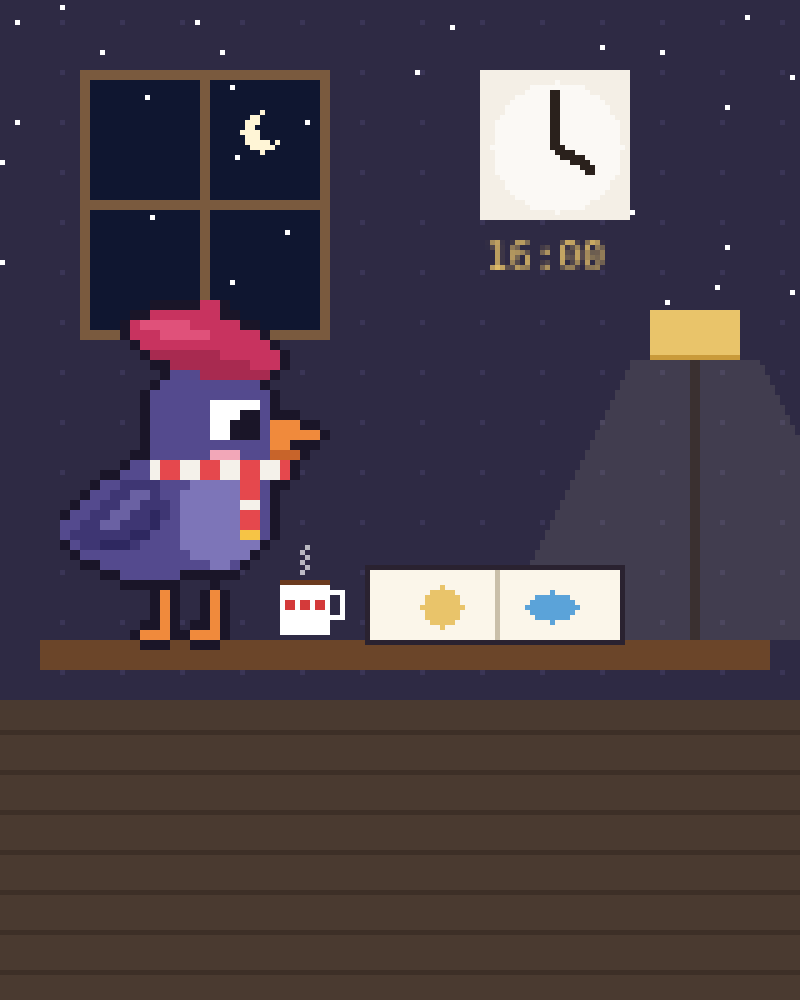
#> input picture tools/pins/scf/polly-dark4pm.png, 800 x 1000 px
$ python pal.py polly-dark4pm.png 5
#> lines starting #> are read from the running program, lines starting #| are printed output that depends on the picture
# python3 tools/pins/scf/pal.py картинка N [x y w h] → N цветов (HEX + имя из site/assets/palette-names.json), JSON
import sys, json
from PIL import Image
f, n = sys.argv[1], int(sys.argv[2])
im = Image.open(f).convert('RGB')
if len(sys.argv) > 6: x, y, w, h = map(int, sys.argv[3:7]); im = im.crop((x, y, x + w, y + h))
im = im.resize((200, int(200 * im.height / im.width)))
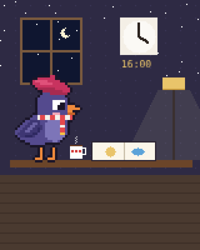
#> im: PIL image 200x250 RGB; mean R, G, B 72.5, 61.8, 72.1
q = im.quantize(colors=n * 3, method=Image.Quantize.MEDIANCUT, kmeans=3)
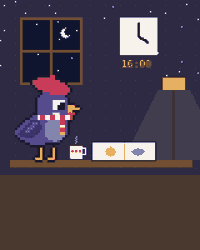
#> q: PIL image 200x250 P; mean R, G, B 72.7, 61.9, 72.1
pal = q.getpalette(); cnt = sorted(q.getcolors(), reverse=True)
#> after `pal = q.getpalette()`: pal = 45 values, max 247 at index 0, min 15 at index 42, mean 89.2
#> after `cnt = sorted(q.getcolors(), reverse=True)`: cnt = [(18941, 10), (15462, 5), (3586, 3), (2800, 14), (2553, 0), (1893, 4), (952, 9), (756, 13), (665, 6), (631, 2), (537, 1), (371, 11), (322, 8), (295, 12), (236, 7)]
cols = []
for c, i in cnt:
    r, g, b = pal[i * 3:i * 3 + 3]
    if all(abs(r - R) + abs(g - G) + abs(b - B) > 70 for R, G, B in cols): cols.append((r, g, b))
    if len(cols) == n: break
#> this loop made 7 passes
#> (c, i, r, g, b) on passes 1 to 7: (18941, 10, 46, 42, 68), (15462, 5, 73, 57, 47), (3586, 3, 65, 61, 79), (2800, 14, 15, 21, 47), (2553, 0, 247, 243, 236), (1893, 4, 114, 79, 51), (952, 9, 86, 76, 141)
#> after the loop, cols = [(46, 42, 68), (15, 21, 47), (247, 243, 236), (114, 79, 51), (86, 76, 141)]
#> (the run stopped early here; a loop or call above may not have finished)

$ run again, on tools/pins/scf/polly-market.png
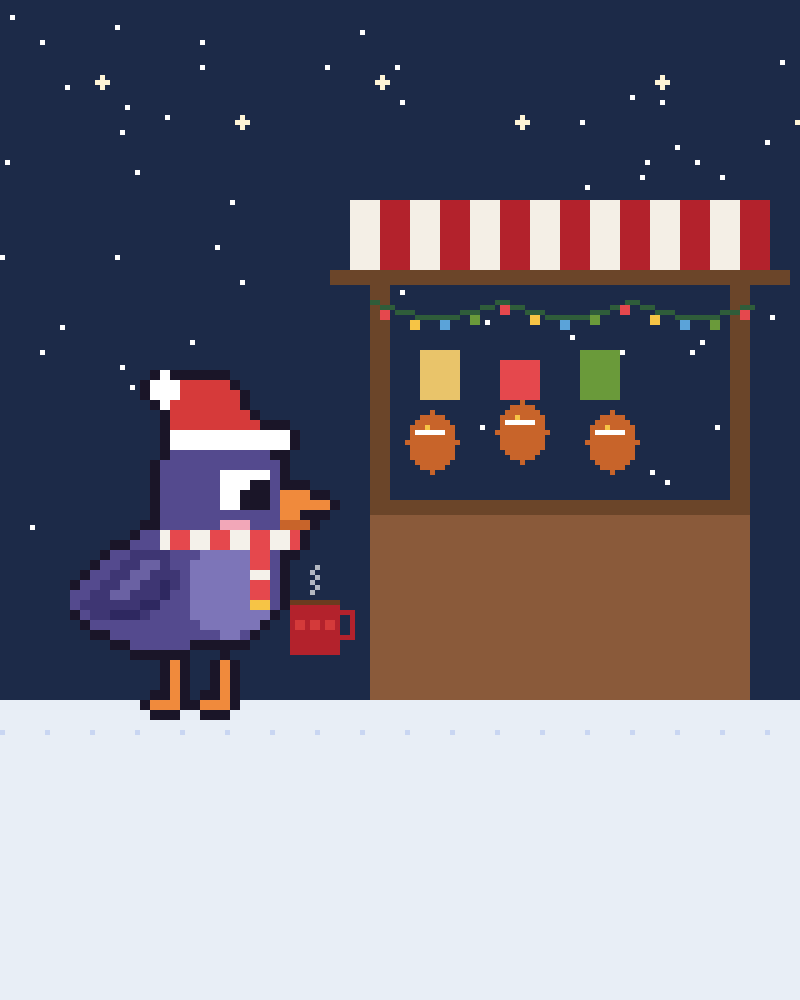
#> input picture tools/pins/scf/polly-market.png, 800 x 1000 px
#> `im = im.resize((200, int(200 * im.height / im.width)))`:
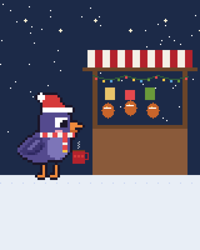
#> im: PIL image 200x250 RGB; mean R, G, B 116.9, 113.8, 127.4
#> `q = im.quantize(colors=n * 3, method=Image.Quantize.MEDIANCUT, kmeans=3)`:
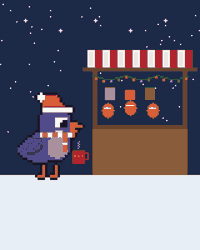
#> q: PIL image 200x250 P; mean R, G, B 116.8, 113.8, 127.5
#> pal = 45 values, max 250 at index 0, min 19 at index 43, mean 108.7
#> cnt = [(21142, 12), (14716, 2), (4618, 5), (1361, 9), (1127, 8), (1076, 11), (1076, 7), (879, 3), (875, 4), (860, 10), (855, 1), (547, 0), (390, 14), (324, 13), (154, 6)]
#> the loop `for c, i in cnt:` made 7 passes
#> (c, i, r, g, b) on passes 1 to 7: (21142, 12, 28, 42, 72), (14716, 2, 232, 238, 246), (4618, 5, 137, 92, 59), (1361, 9, 106, 68, 44), (1127, 8, 82, 75, 137), (1076, 11, 24, 39, 71), (1076, 7, 178, 36, 45)
#> after the loop `for c, i in cnt:`: cols = [(28, 42, 72), (232, 238, 246), (137, 92, 59), (82, 75, 137), (178, 36, 45)]
